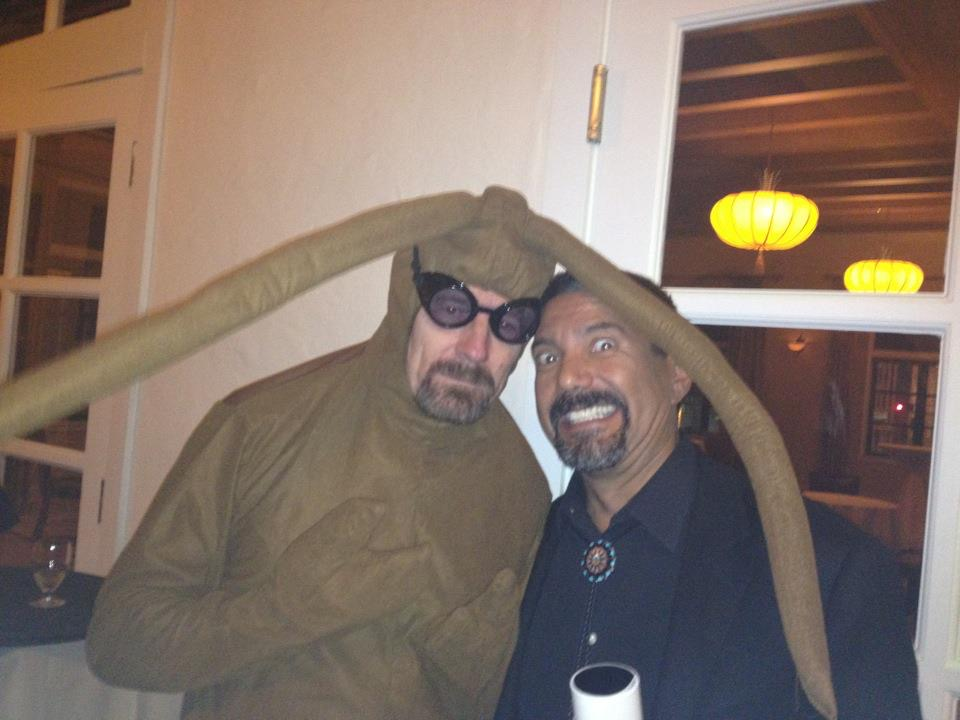
#> input picture imgs/5HiFqrt.jpg, 960 x 720 px; its folder holds only this picture in this run
$ python -i script.py   (imports and definitions only)
#> lines starting #> are read from the running program, lines starting #| are printed output that depends on the picture
#!/usr/bin/env python3
"""
Convert all GIF files in sprite_convertor/sprites into C header files.

For each input GIF:
- reads all frames
- converts pixels to 1-bit monochrome
- packs bits left-to-right, top-to-bottom into bytes
- writes <gif_name>.h next to the GIF
"""

from __future__ import annotations

from pathlib import Path
from typing import List

try:
    from PIL import Image, ImageSequence
except ImportError as exc:
    raise SystemExit(
        "Missing dependency: Pillow. Install it with `python3 -m pip install pillow`."
    ) from exc


ROOT_DIR = Path(__file__).resolve().parent
SPRITES_DIR = ROOT_DIR / "sprites"


def sanitize_macro_name(name: str) -> str:
    return "".join(ch if ch.isalnum() else "_" for ch in name.upper())


def pack_1bit_frame(frame_rgba: Image.Image) -> List[int]:
    """Pack one frame to 1-bit bytes (MSB first)."""
    gray = frame_rgba.convert("L")
    width, height = gray.size
    bytes_per_row = (width + 7) // 8
    packed = bytearray(bytes_per_row * height)

    for y in range(height):
        for x in range(width):
            pixel = gray.getpixel((x, y))
            is_set = pixel < 128
            if is_set:
                byte_index = y * bytes_per_row + (x // 8)
                bit_index = 7 - (x % 8)
                packed[byte_index] |= 1 << bit_index

    return list(packed)


def gif_to_header(gif_path: Path) -> Path:
#> called with gif_path = '../imgs/5HiFqrt.jpg'
    with Image.open(gif_path) as gif:
#> gif is the input picture: PIL image 960x720 RGB; mean R, G, B 130.6, 113.7, 103.4
        frames = [frame.convert("RGBA") for frame in ImageSequence.Iterator(gif)]
#> frames = 1 item
        if not frames:
            raise ValueError(f"No frames found in GIF: {gif_path}")

        width, height = frames[0].size
#> width = 960; height = 720
        for idx, frame in enumerate(frames):
            if frame.size != (width, height):
                raise ValueError(
                    f"Frame {idx} in {gif_path.name} has different size: {frame.size} "
                    f"(expected {(width, height)})"
                )
#> this loop made 1 pass

        packed_frames = [pack_1bit_frame(frame) for frame in frames]
#> in pack_1bit_frame, `gray = frame_rgba.convert("L")`:
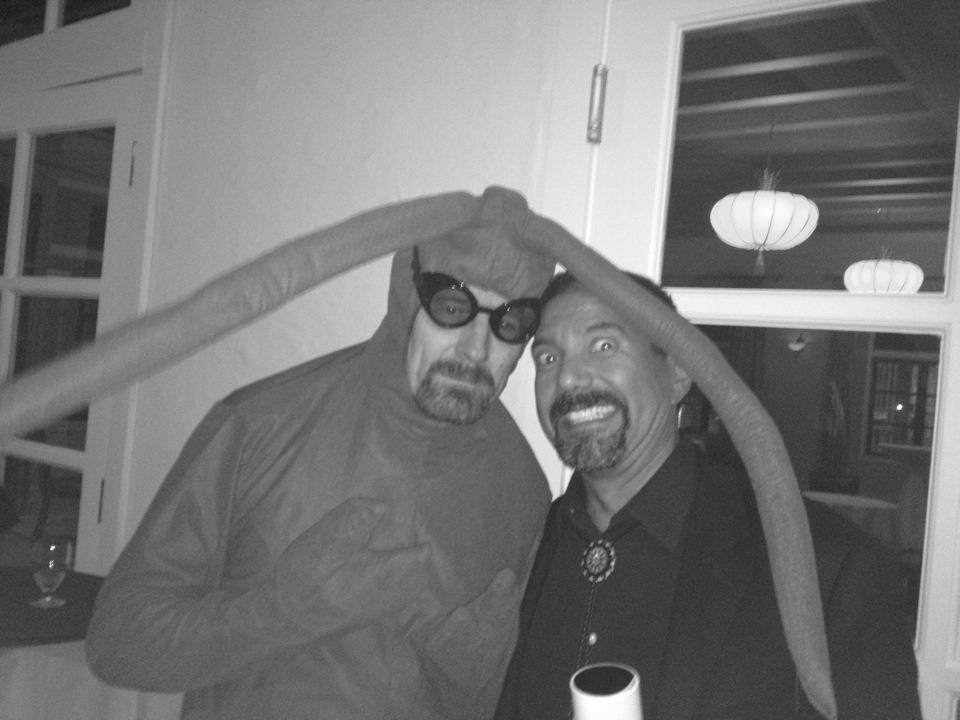
#> gray: PIL image 960x720 L; min 24, max 255, mean 117.6
#> packed_frames = 1 item

    frame_count = len(packed_frames)
#> frame_count = 1
    bytes_per_frame = len(packed_frames[0])
#> bytes_per_frame = 86400
    total_bytes = frame_count * bytes_per_frame
#> total_bytes = 86400
    total_kb = total_bytes / 1024
#> total_kb = 84.38

#> (the run stopped early here; a loop or call above may not have finished)
